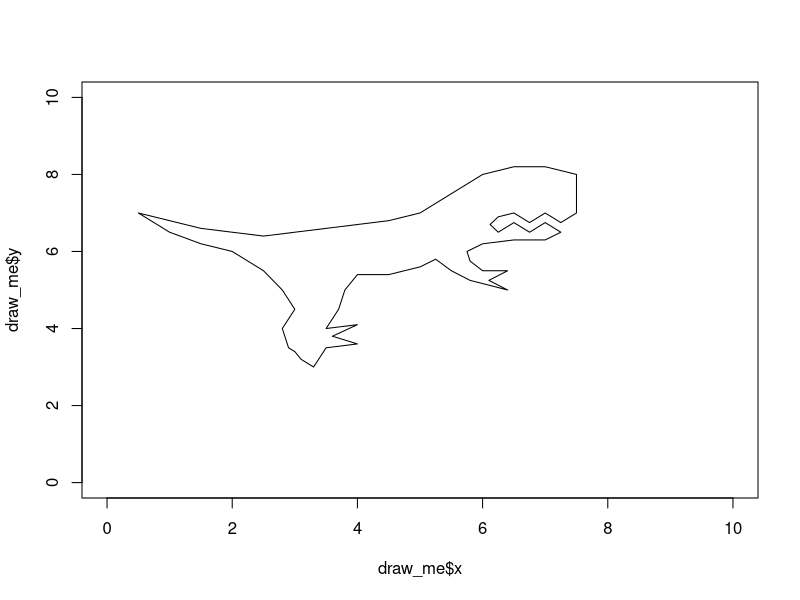
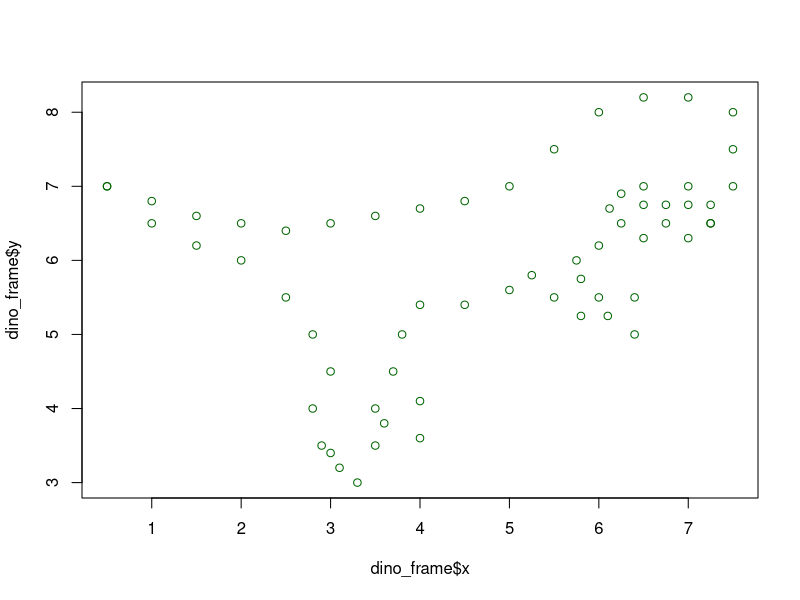
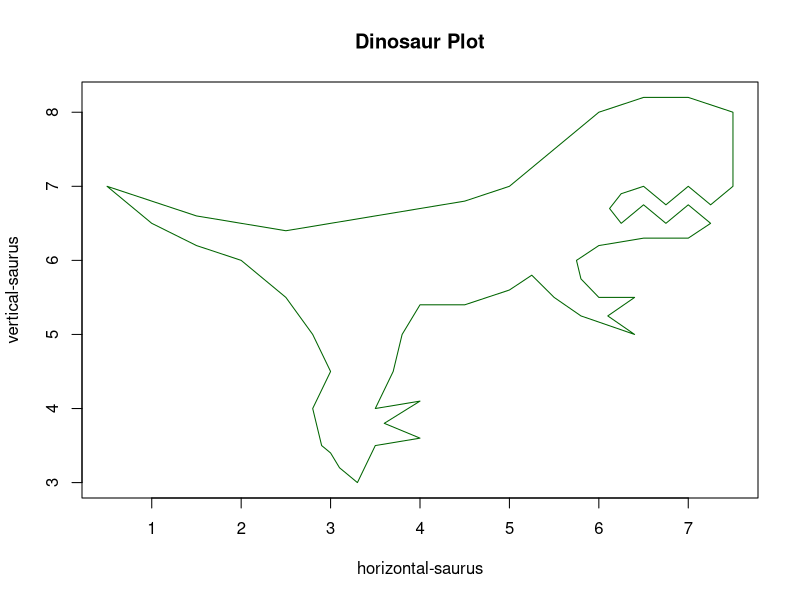
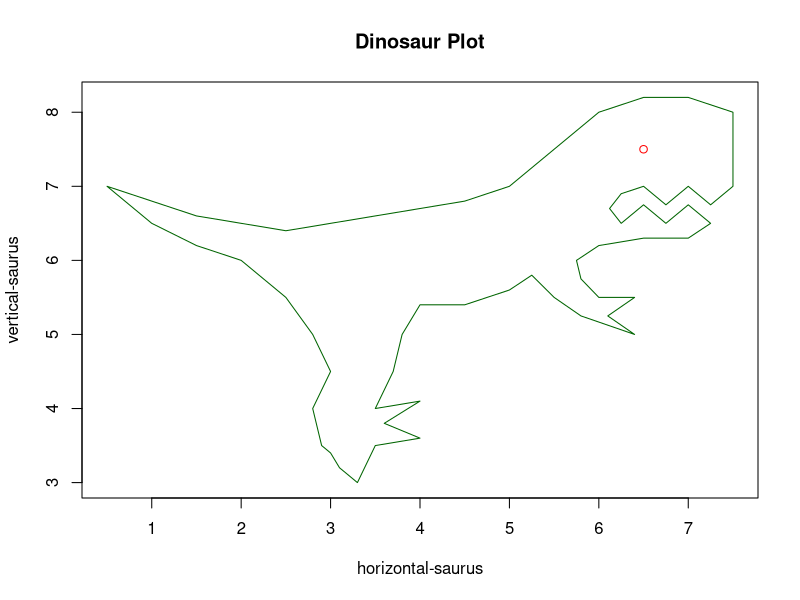
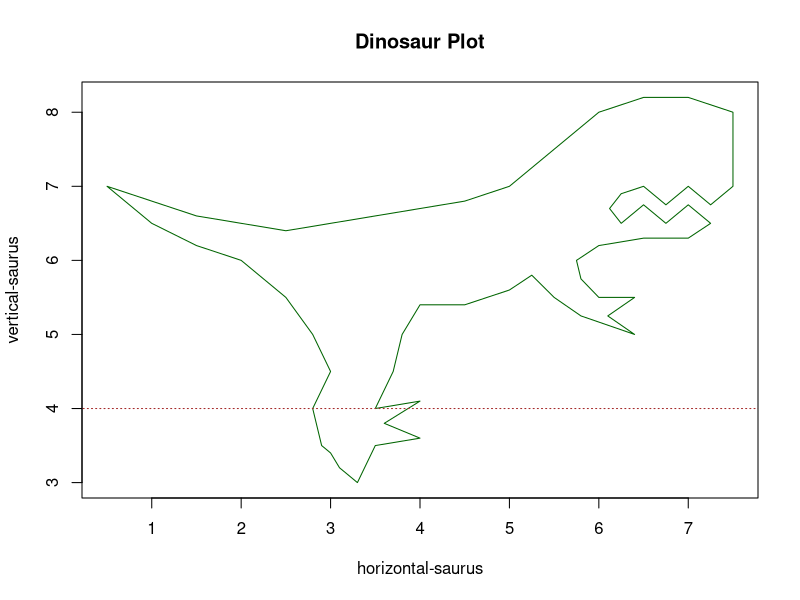
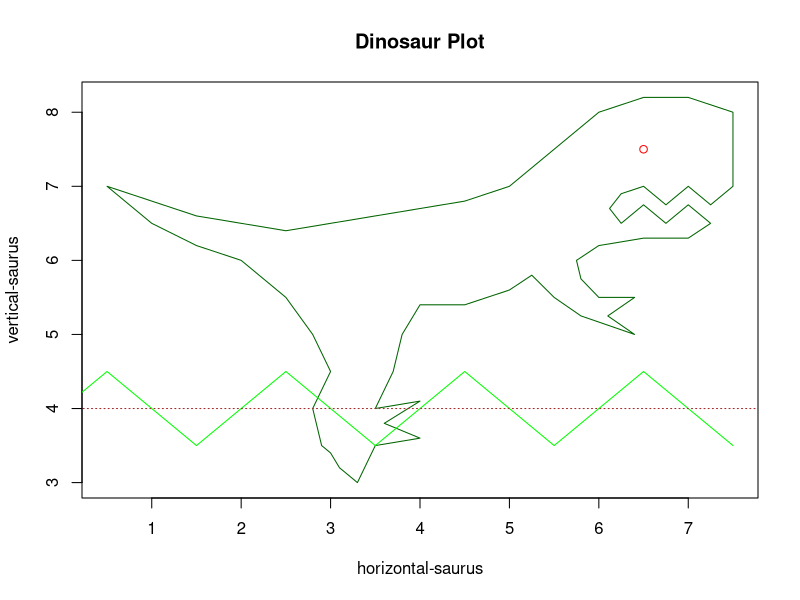

The R script that drew these images, in order:
## ---- chunk 1

knitr::opts_chunk$set(echo = TRUE)


## ---- chunk 2


draw_me = list(x = c(0.5, 1, 1.5, 2, 2.5, 3, 3.5, 4, 4.5, 5, 5.5, 6, 6.5, 7, 7.5, 7.5, 7.5, 7.25, 7, 6.75, #We open the list() function here...
       6.5, 6.25, 6.12, 6.25, 6.5, 6.75, 7, 7.25, 7.25, 7, 6.5, 6, 5.75, 5.8, 6, 6.4, 6.1, 6.4, 5.8, 5.5,
       5.25, 5, 4.5, 4, 3.8, 3.7, 3.5, 4, 3.6, 4, 3.5, 3.3, 3.1, 3, 2.9, 2.8, 3, 2.8, 2.5, 2,
       1.5, 1, 0.5), #Note that we end with a comma here because we have to enter the y object still...
       
              y = c(7, 6.8, 6.6, 6.5, 6.4, 6.5, 6.6, 6.7, 6.8, 7, 7.5, 8, 8.2, 8.2, 8, 7.5, 7, 6.75, 7, 6.75,
       7, 6.9, 6.7, 6.5, 6.75, 6.5, 6.75, 6.5, 6.5, 6.3, 6.3, 6.2, 6, 5.75, 5.5, 5.5, 5.25, 5, 5.25, 5.5,
       5.8, 5.6, 5.4, 5.4, 5, 4.5, 4, 4.1, 3.8, 3.6, 3.5, 3, 3.2, 3.4, 3.5, 4, 4.5, 5, 5.5, 6,
       6.2, 6.5, 7)) #Here we add the last parentheses to close out the list function call above.


plot(draw_me, 
     type = "l",
     xlim = c(0,10),
     ylim = c(0,10))


## ---- chunk 3

rep(x = "thing", times = 2) #Typical arguments for rep(), which repeats input a given number of times.

things <- rep("thing", 5) #We can use shorthand and skip defining the arguments "x = " and "times ="

things

## ---- chunk 4

length(things)

length(draw_me$x)

## ---- chunk 5

dino_color <- rep("darkgreen", length(draw_me$x))

dino_frame <- data.frame(x = c(0.5, 1, 1.5, 2, 2.5, 3, 3.5, 4, 4.5, 5, 5.5, 6, 6.5, 7, 7.5, 7.5, 7.5, 7.25, 7, 6.75, #We open the list() function here...
       6.5, 6.25, 6.12, 6.25, 6.5, 6.75, 7, 7.25, 7.25, 7, 6.5, 6, 5.75, 5.8, 6, 6.4, 6.1, 6.4, 5.8, 5.5,
       5.25, 5, 4.5, 4, 3.8, 3.7, 3.5, 4, 3.6, 4, 3.5, 3.3, 3.1, 3, 2.9, 2.8, 3, 2.8, 2.5, 2,
       1.5, 1, 0.5), #Note that we end with a comma here because we have to enter the y object still...
       
              y = c(7, 6.8, 6.6, 6.5, 6.4, 6.5, 6.6, 6.7, 6.8, 7, 7.5, 8, 8.2, 8.2, 8, 7.5, 7, 6.75, 7, 6.75,
       7, 6.9, 6.7, 6.5, 6.75, 6.5, 6.75, 6.5, 6.5, 6.3, 6.3, 6.2, 6, 5.75, 5.5, 5.5, 5.25, 5, 5.25, 5.5,
       5.8, 5.6, 5.4, 5.4, 5, 4.5, 4, 4.1, 3.8, 3.6, 3.5, 3, 3.2, 3.4, 3.5, 4, 4.5, 5, 5.5, 6,
       6.2, 6.5, 7),
       
       dino_color)

head(dino_frame) #Check the contents of our new data.frame object.

## ---- chunk 6

plot(x = dino_frame$x, 
     y = dino_frame$y, 
     col = dino_frame$dino_color)

## ---- chunk 7

plot(x = dino_frame$x, 
     y = dino_frame$y,
     type = "l",
     col = dino_frame$dino_color,
     xlab = "horizontal-saurus",
     ylab = "vertical-saurus",
     main = "Dinosaur Plot")

## ---- chunk 8

plot(x = dino_frame$x, 
     y = dino_frame$y,
     type = "l",
     col = dino_frame$dino_color,
     xlab = "horizontal-saurus",
     ylab = "vertical-saurus",
     main = "Dinosaur Plot")

points(6.5, 7.5, col = "red") #Notice that R studio is coloring our text color assignments for us! 

## ---- chunk 9

plot(x = dino_frame$x, 
     y = dino_frame$y,
     type = "l",
     col = dino_frame$dino_color,
     xlab = "horizontal-saurus",
     ylab = "vertical-saurus",
     main = "Dinosaur Plot")

lines(x = c(0, 8),
      y = c(4, 4),
      lty = 3,
      col = "brown") #Here we are defining the line type "lty".

## ---- chunk 10

plot(x = dino_frame$x, 
     y = dino_frame$y,
     type = "l",
     col = dino_frame$dino_color,
     xlab = "horizontal-saurus",
     ylab = "vertical-saurus",
     main = "Dinosaur Plot")

lines(x = seq(from = 0, to = 7.5, by = 0.5),
      y = rep(c(4, 4.5, 4, 3.5), 4),
      col = "green")

lines(x = c(0, 8),
      y = c(4, 4),
      lty = 3,
      col = "brown") #Here we are defining the line type "lty".

points(6.5, 7.5, col = "red") #Notice that R studio is coloring our text color assignments for us! 

